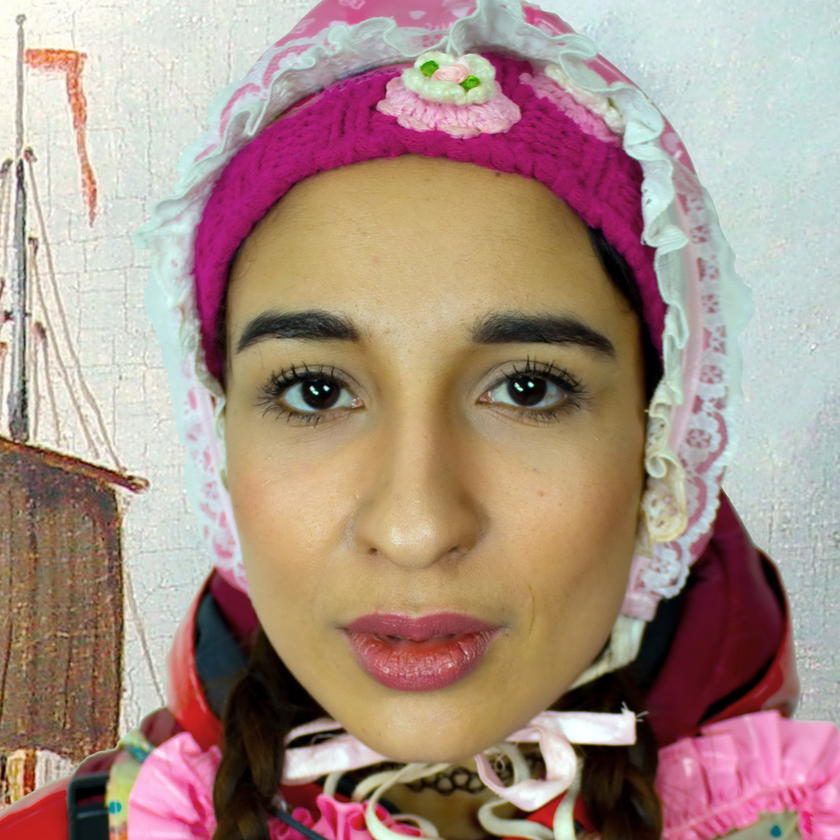
#> input picture dataset/1000/real/00004.png, 840 x 840 px, shrunk from 1024 x 1024 before the run; its folder holds 4 pictures in this run
$ python dataset_cropper.py
#> lines starting #> are read from the running program, lines starting #| are printed output that depends on the picture
#crop the bottom of every image in the dataset to remove the watermark from thispersondoesnotexist.com and avoid the model to predict the watermark

path = "dataset/1000/real"
cropped_path = "dataset/1000/real_cropped"

import os
import numpy as np
from PIL import Image

for filename in os.listdir(path):
    image = Image.open(os.path.join(path, filename))
#> image is the input picture: PIL image 840x840 RGB; mean R, G, B 168.9, 144.2, 133.2
    width, height = image.size
#> width = 840; height = 840
    left = 0
    right = width
#> right = 840
    top = 0
    bottom = height - 30
#> bottom = 810
    image = image.crop((left, top, right, bottom))
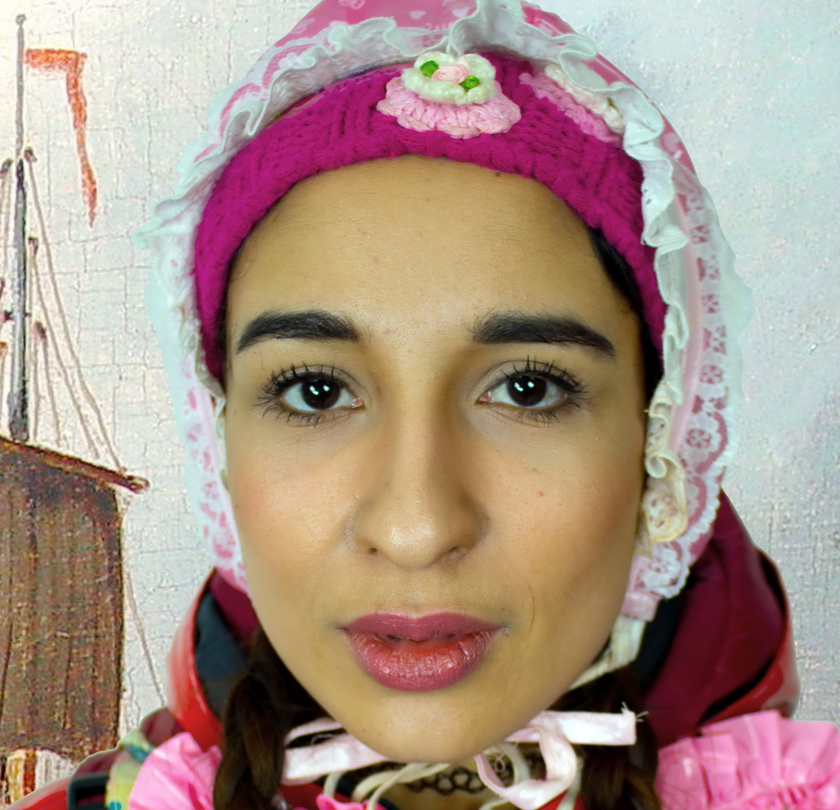
#> image: PIL image 840x810 RGB; mean R, G, B 169.8, 146.3, 134.8
    image.save(os.path.join(cropped_path, filename))
#> pass 2 of the loop `for filename in os.listdir(path):`:
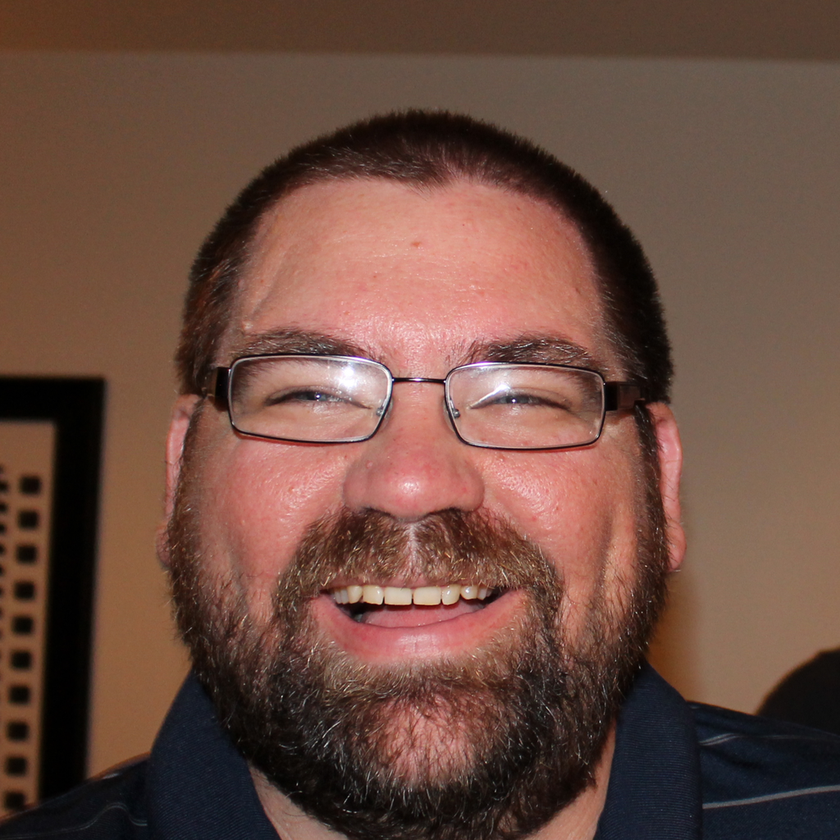
#> input picture dataset/1000/real/00023.png, 840 x 840 px, shrunk from 1024 x 1024 before the run
#> image is the input picture: PIL image 840x840 RGB; mean R, G, B 108.3, 76.1, 64.5
#> `image = image.crop((left, top, right, bottom))`:
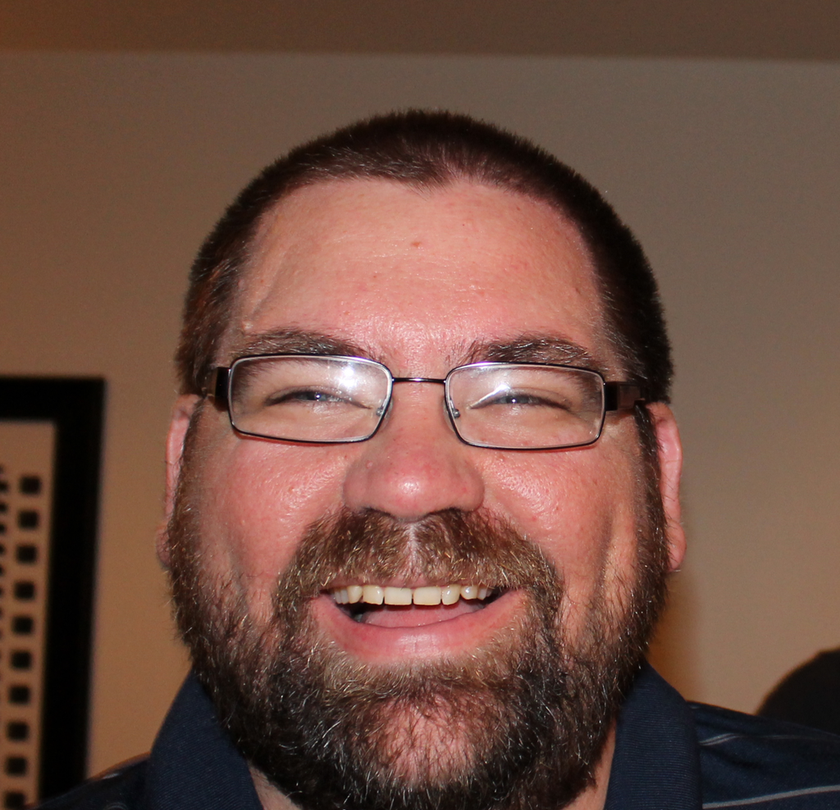
#> image: PIL image 840x810 RGB; mean R, G, B 110.7, 77.6, 65.5
#> pass 3 of the loop `for filename in os.listdir(path):`:
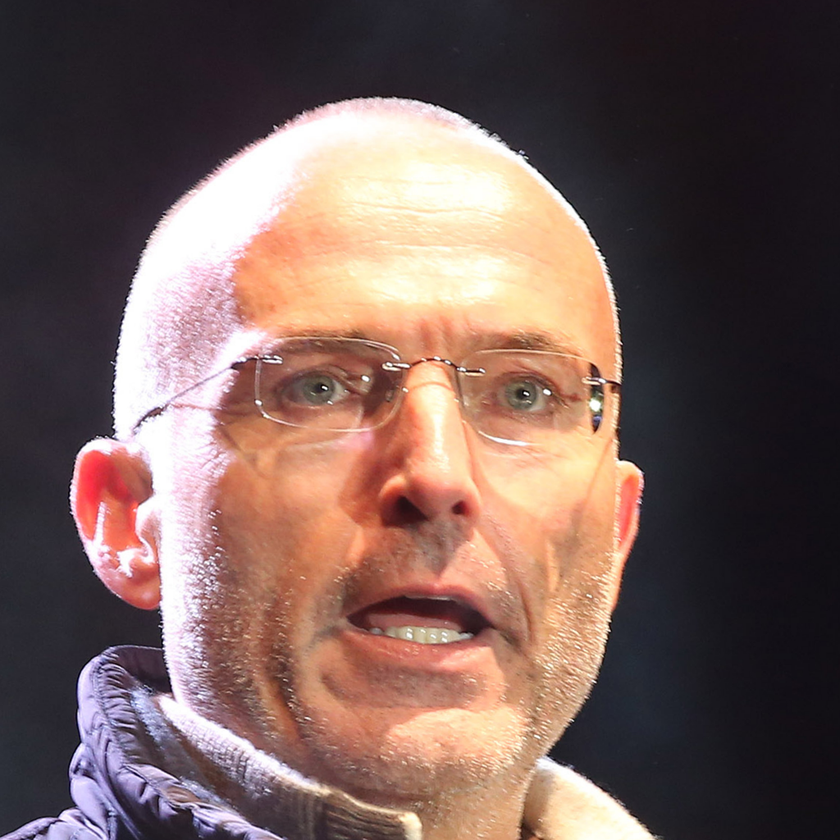
#> input picture dataset/1000/real/00031.png, 840 x 840 px, shrunk from 1024 x 1024 before the run
#> image is the input picture: PIL image 840x840 RGB; mean R, G, B 118.9, 95.1, 89.9
#> `image = image.crop((left, top, right, bottom))`:
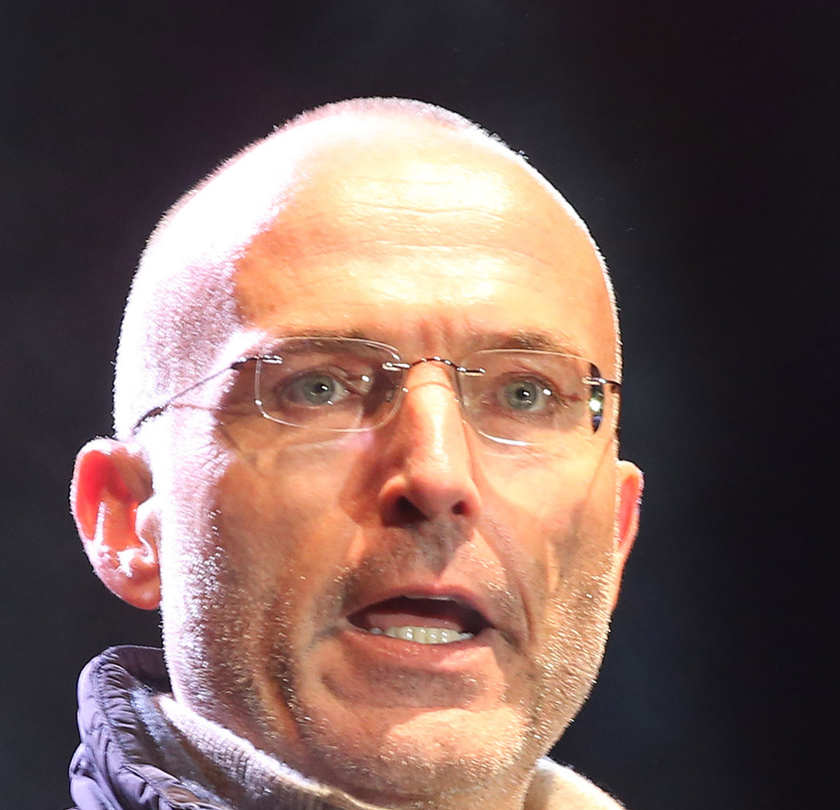
#> image: PIL image 840x810 RGB; mean R, G, B 119, 94.9, 89.4
#> the loop made 4 passes; the first 3 are shown
